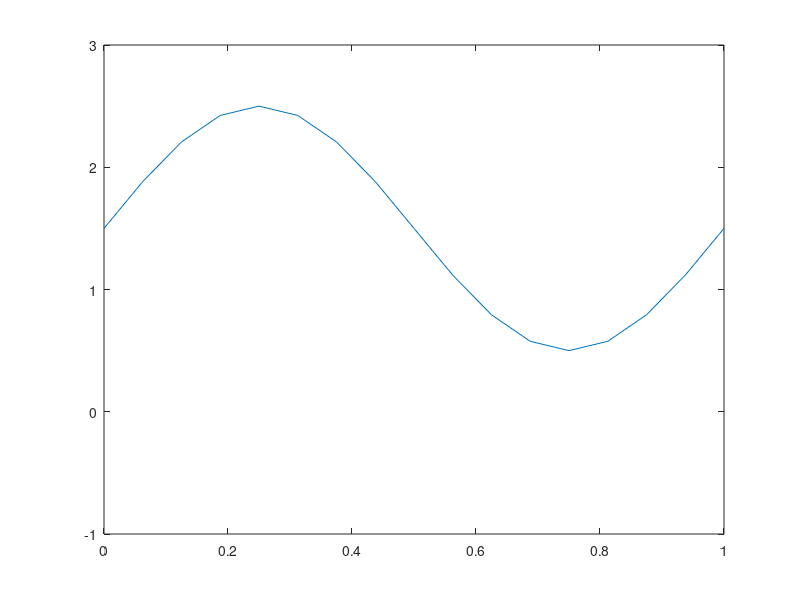

Write the MATLAB code that produced this figure. (Note: this script raises an error after producing the figure.)
clear;

N = 16;

dx = 1/N;
dt = 0.1*dx; % TBD

xs = 0:dx:1;

%Q0 = initUpwind(xs, dx); % initial averages of cell values.
Q = (3/2) + sin(2*pi*xs);
iter = 0

while 1
    iter = iter + dt
    plot(xs, Q);
    ylim([-1,3])

    Q = upwind(Q,dt,dx,1);
    pause(0.1);
end
